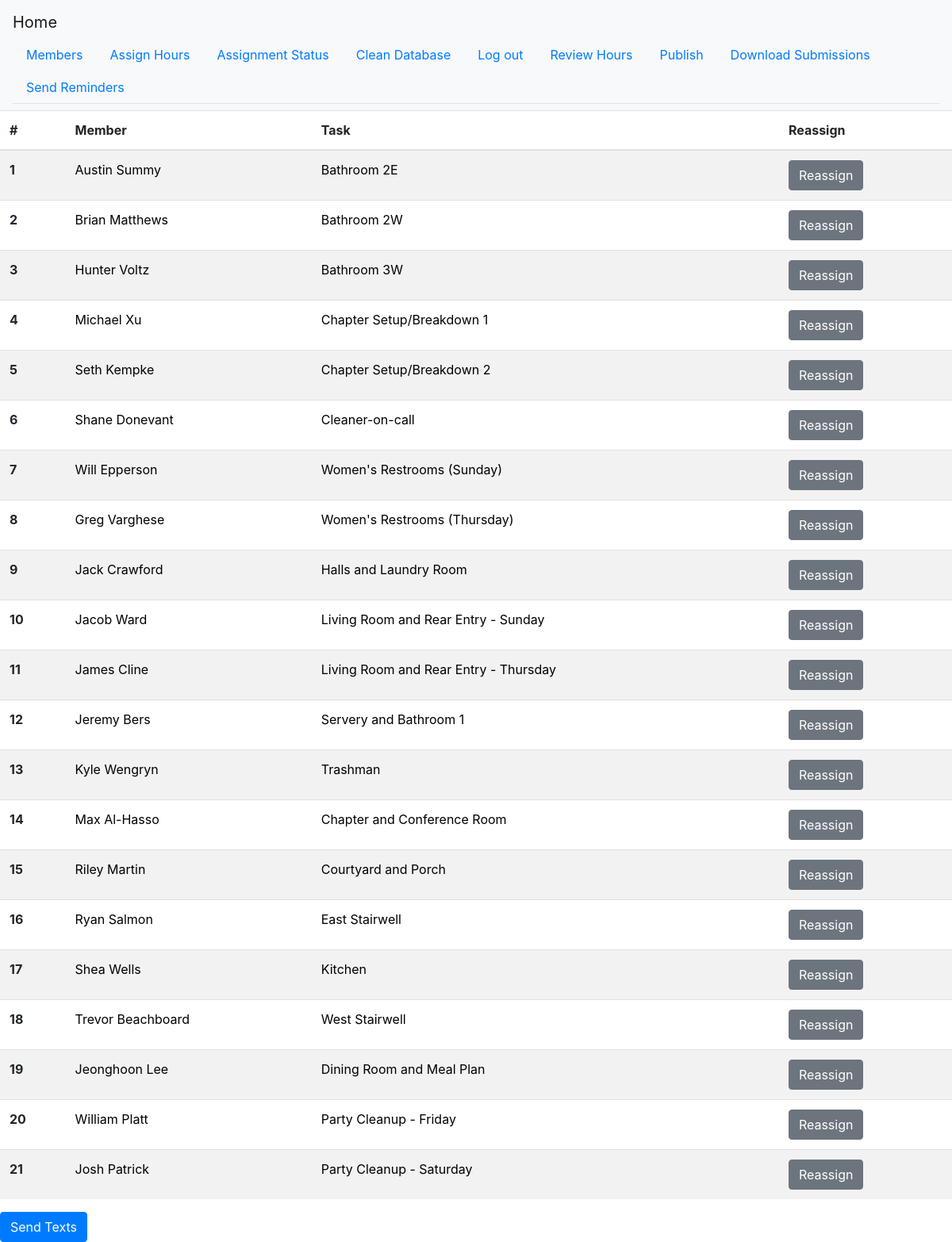
Screenshot of /final_assignments (signed in) with the database file from the repository.
### app.py (models this page shows, shortened)
class Member(db.Model):
    id = db.Column(db.Integer, primary_key=True)
    first = db.Column(db.Text)
    last = db.Column(db.Text)
    phone = db.Column(db.Text)
    email = db.Column(db.Text)
    status = db.Column(db.Text)
    active = db.Column(db.Boolean)
    hours = db.Column(db.Integer)
    assigned = db.Column(db.Boolean)
    skips = db.Column(db.Integer)
    def member_status(self) -> int:
        if self.status == 'SS':
            return 0
        elif self.status == 'NIB':
            return 2
        elif self.status == 'AM':
            return 3
        else:
            return 1

class CleanupHour(db.Model):
    id = db.Column(db.Integer, primary_key=True)
    name = db.Column(db.Text)
    task_id = db.Column(db.Integer)
    day = db.Column(db.Text)
    due_time = db.Column(db.Text)
    worth = db.Column(db.Integer)
    difficulty = db.Column(db.Integer)
    link = db.Column(db.Text)

### app.py (the view, shortened to what this page needs)
@app.route('/final_assignments', methods=['GET', 'POST'])
@login_required
def final_assignments():
    from modules.TaskAssigner import get_assigner
    member_list = Member.query.all()
    hours_list = CleanupHour.query.all()
    assignments = []
    if member_list and hours_list:
        assigner = get_assigner(member_list, hours_list)
        successful_assignment = True
        while not assigner.finished:
            try:
                pair = assigner.assign_task()
                assignments.append(pair)
            except Exception as e:
                print(e)
                print('There was an error with assigning tasks. Make sure both lists are valid')
                successful_assignment = False
                break
        if not successful_assignment:
            hours_list = []
            assignments = []
    if not assignments:
        flash("One of the lists passed in produced an error. Please ensure the lists are valid before trying to assign"
              " tasks.")
        return redirect(url_for('index'))
    enumerated = range(len(assignments))
    return render_template('final_assignments.html', hours_list=hours_list, assignments=assignments,
                           enumerated=enumerated)

### app.py (called while the page is built)
@login_manager.user_loader
def load_user(user_id):
    return User.query.get(user_id)

### modules/TaskAssigner.py (called while the page is built)
def get_assigner(member_list: list, task_list: list) -> Assigner:
    assigner = initialize_assigner(member_list, task_list)
    return assigner

def initialize_assigner(member_list, task_list) -> Assigner:
    partial_filtered_members = filter_members(member_list)
    sorted_tasks = sorted(task_list, key=lambda x: x.difficulty)
    filtered_members = []
    for i in range(len(sorted_tasks)):
        filtered_members.append(partial_filtered_members[i])
    final_members = sorted(filtered_members, key=lambda member: member.member_status())
    assigner = Assigner(final_members, sorted_tasks)
    return assigner

def filter_members(member_list) -> list:
    sorted_members = sorted(member_list, key=lambda x: x.hours)
    final_list = [member for member in sorted_members if member.active and not member.assigned]
    return final_list

    def assign_task(self) -> tuple:
        if len(self.filtered_members) == 0 or len(self.sorted_tasks) == 0:
            return -1, -1
        else:
            task = self.sorted_tasks[0]
            member = self.filtered_members[0]
            del self.filtered_members[0]
            del self.sorted_tasks[0]
            if len(self.filtered_members) == 0 or len(self.sorted_tasks) == 0:
                self.finished = True
            return member, task

### templates/final_assignments.html (shortened to what this page needs)
{% extends "base.html" %}
{% block content %}
    {% if assignments %}
        <table class="table table-striped">
            <thead>
            <tr>
                <th scope="col">#</th>
                <th scope="col">Member</th>
                <th scope="col">Task</th>
                <th scope="col">Reassign</th>
            </tr>
            </thead>
            <tbody>
            {% for i in enumerated %}
                <tr>
                    <th scope="row">{{ i + 1 }}</th>
                    <td>
                        <a style="color:black" href="{{ url_for('member_page',identifier=assignments[i][0].id)}}">
                            {{ assignments[i][0].first + ' ' + assignments[i][0].last }}
                        </a>
                    </td>
                    <td>
                        <a style="color:black" href="{{ url_for('task_page',identifier=assignments[i][1].id)}}">
                            {{ assignments[i][1].name }}
                        </a>
                    </td>
                    <td>
                        <form method="post" action="{{ url_for('final_assignments') }}">
                            <input class="btn btn-secondary" type="submit" name="remove_{{ assignments[i][0].id }}" value="Reassign">
                        </form>
                    </td>
                </tr>
            {% endfor %}
            </tbody>
        </table>
        <form method="post" action="{{ url_for('final_assignments') }}">
            <input class="btn btn-primary" type="submit" name="send_texts" value="Send Texts">
        </form>
    {% endif %}
{% endblock %}

### rows the page displays
Member: first+last "Austin Summy"
CleanupHour: name "Bathroom 2E"
Member: first+last "Brian Matthews"
CleanupHour: name "Bathroom 2W"
Member: first+last "Hunter Voltz"
CleanupHour: name "Bathroom 3W"
Member: first+last "Michael Xu"
CleanupHour: name "Chapter Setup/Breakdown 1"
Member: first+last "Seth Kempke"
CleanupHour: name "Chapter Setup/Breakdown 2"
Member: first+last "Shane Donevant"
CleanupHour: name "Cleaner-on-call"
Member: first+last "Will Epperson"
CleanupHour: name "Women's Restrooms (Sunday)"
Member: first+last "Greg Varghese"
CleanupHour: name "Women's Restrooms (Thursday)"
Member: first+last "Jack Crawford"
CleanupHour: name "Halls and Laundry Room"
Member: first+last "Jacob Ward"
CleanupHour: name "Living Room and Rear Entry - Sunday"
Member: first+last "James Cline"
CleanupHour: name "Living Room and Rear Entry - Thursday"
Member: first+last "Jeremy Bers"
CleanupHour: name "Servery and Bathroom 1"
Member: first+last "Kyle Wengryn"
CleanupHour: name "Trashman"
Member: first+last "Max Al-Hasso"
CleanupHour: name "Chapter and Conference Room"
Member: first+last "Riley Martin"
CleanupHour: name "Courtyard and Porch"
Member: first+last "Ryan Salmon"
CleanupHour: name "East Stairwell"
Member: first+last "Shea Wells"
CleanupHour: name "Kitchen"
Member: first+last "Trevor Beachboard"
CleanupHour: name "West Stairwell"
Member: first+last "Jeonghoon Lee"
CleanupHour: name "Dining Room and Meal Plan"
Member: first+last "William Platt"
CleanupHour: name "Party Cleanup - Friday"
Member: first+last "Josh Patrick"
CleanupHour: name "Party Cleanup - Saturday"

### other values shown
{{ i + 1 }} "1" "2" "3" "4" "5" "6" "7" "8" "9" "10" "11" "12" "13" "14" "15" "16" "17" "18" "19" "20" "21"
